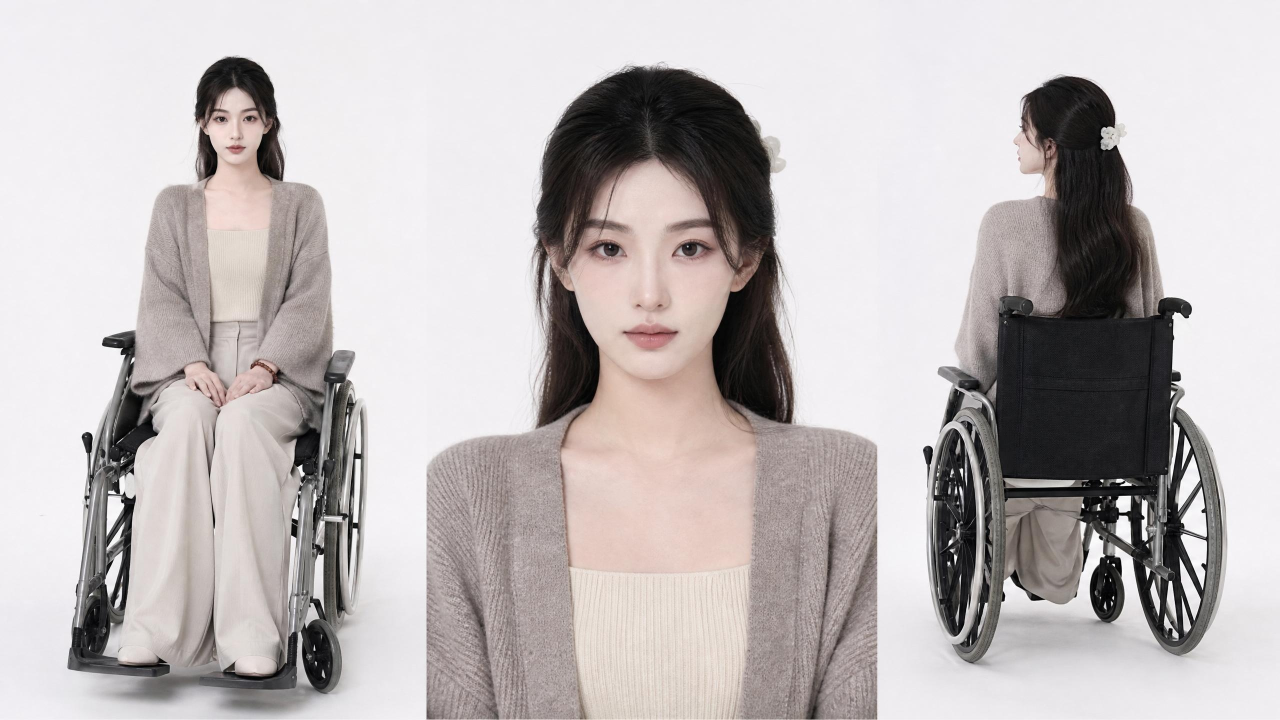
#> input picture 示例图片.jpg, 2560 x 1440 px (shown at 1/2 size)
$ python -i face_blur.py   (imports and definitions only)   (Python 2 division)
#> lines starting #> are read from the running program, lines starting #| are printed output that depends on the picture
"""
自动人脸打码核心处理模块
========================

参考方案: 渠道5-智能过人脸/serverless_face_blurring_solution.md
实现要点:
  - 人脸检测: OpenCV DNN + YuNet 模型 (零成本, 无第三方 API 调用)
  - 打码方式: 马赛克 / 高斯模糊 / 纯色遮盖 / 关键点点阵 / 整脸范围网格点阵
  - 函数入口 process_image(input_bytes, mode, **params) -> dict
    返回 {"image_bytes": ..., "faces": [...], "elapsed_ms": ...}
    此签名可直接包装为 Serverless (FC / SCF / Lambda) 的 handler.

新模式 "landmark_whole_face" (2026-08-05 沉淀):
  - 整脸范围按 face_grid_step 均匀打红点 + 5 关键点附近 grid_n×grid_n 密集叠加
  - 默认参数 face_grid_step=14, dot_radius=3, grid_n=5, expand_ratio=0.30
  - 验证: 多图 reference 场景下能过火山方舟 InputImageSensitiveContentDetected
  - 推荐参数: dot_radius=3, face_grid_step=14, grid_n=5, expand_ratio=0.30
    (实测 5 角色图 4s 720p 视频 213s 生成, 87,300 tokens, 2.3 MB)
"""

from __future__ import annotations

import io
import os
import time
import threading
import urllib.request
from dataclasses import dataclass, asdict
from pathlib import Path
from typing import List, Tuple

import cv2
import numpy as np

# ---------------------------------------------------------------------------
# 模型管理
# ---------------------------------------------------------------------------

# OpenCV Zoo 的 YuNet 模型 (~340KB), 开源免费, 无需鉴权
YUNET_URL = (
    "https://github.com/opencv/opencv_zoo/raw/main/models/"
    "face_detection_yunet/face_detection_yunet_2023mar.onnx"
)
# 模型缓存到用户目录, 避免重复下载, 也方便 Serverless 层打成 Layer/层时预置
MODEL_DIR = Path(os.environ.get("FACE_BLUR_MODEL_DIR",
                                Path.home() / ".cache" / "face_blur"))
MODEL_PATH = MODEL_DIR / "face_detection_yunet_2023mar.onnx"


_MODEL_LOCK = threading.Lock()

def _ensure_model(model_url: str = YUNET_URL, model_path: Path = MODEL_PATH) -> Path:
    """确保模型文件存在, 缺失则下载."""
    if model_path.exists() and model_path.stat().st_size > 1000:
        return model_path
    with _MODEL_LOCK:
        if model_path.exists() and model_path.stat().st_size > 1000:
            return model_path
        model_path.parent.mkdir(parents=True, exist_ok=True)
        print(f"[face_blur] downloading model -> {model_path}")
        urllib.request.urlretrieve(model_url, model_path)
    return model_path


@dataclass
class FaceBox:
    x: int
    y: int
    w: int
    h: int
    score: float
    source: str = "yunet"
    landmarks: dict | None = None

    # [11 lines left out: function expand, not called in this run]


class FaceDetector:
    """轻量封装, 复用同一个 cv2.FaceDetectorYN 实例."""

    def __init__(self, score_threshold: float = 0.6,
                 nms_threshold: float = 0.3, top_k: int = 50):
        model_path = _ensure_model()
        # input_size 会在 detect() 时按图片实际尺寸动态调整
        self._detector = cv2.FaceDetectorYN.create(
            str(model_path),
            "",
            (320, 320),
            score_threshold,
            nms_threshold,
            top_k,
        )
        self._last_size = (320, 320)
        self._haar: cv2.CascadeClassifier | None = None

    # [265 lines left out: functions detect, detect_with_landmarks, detect_multiscale, detect_overlapping_tiles, detect_haar_fallback, _clip_faces and 5 more, not called in this run]


BLUR_MODES = {
    "pixelate": _apply_pixelate,
    "gaussian": _apply_gaussian_blur,
    "solid":    _apply_solid_block,
    # landmark / landmark_whole_face 不是普通"区域打码函数", 需要 landmarks+region_box 上下文,
    # 在 process_image 里单独处理
}


# [125 lines left out: functions _apply_landmark_whole_face, _apply_landmark_whole_face_with_landmarks, _apply_green_red_bars, _suppress_overlapping_bar_faces, not called in this run]


# ---------------------------------------------------------------------------
# 公共入口
# ---------------------------------------------------------------------------

# 每个工作线程复用自己的 detector。OpenCV FaceDetectorYN 会频繁 setInputSize,
# 多线程共享同一个实例容易互相改输入尺寸, 并行请求时会不稳定。
_DETECTOR_LOCAL = threading.local()


# [264 lines left out: functions _get_detector, process_image, handler, not called in this run]

>>> import cv2
>>> picture = cv2.imread('示例图片.jpg', cv2.IMREAD_GRAYSCALE)
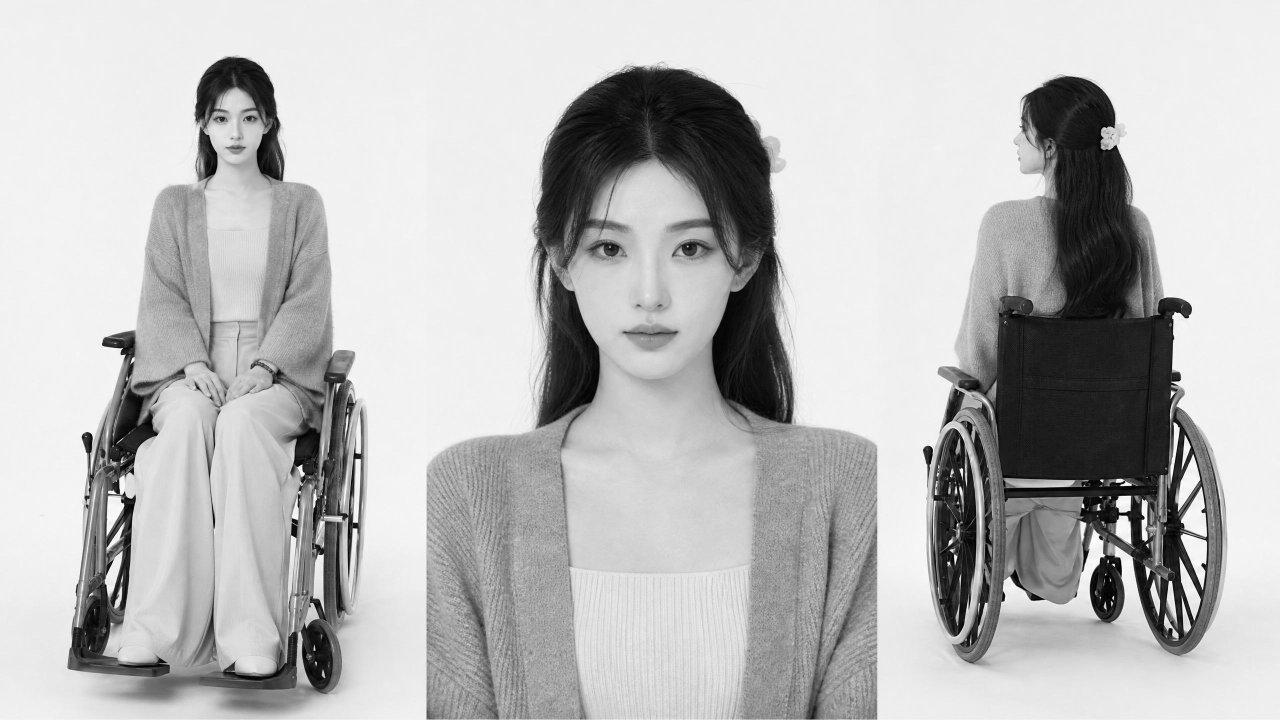
#> picture: shape (1440, 2560) (shown at 1/2 size); min 0, max 255, mean 185.9
>>> result = FaceDetector().detect_multiscale(picture)
#> (the run stopped early here; a loop or call above may not have finished)
